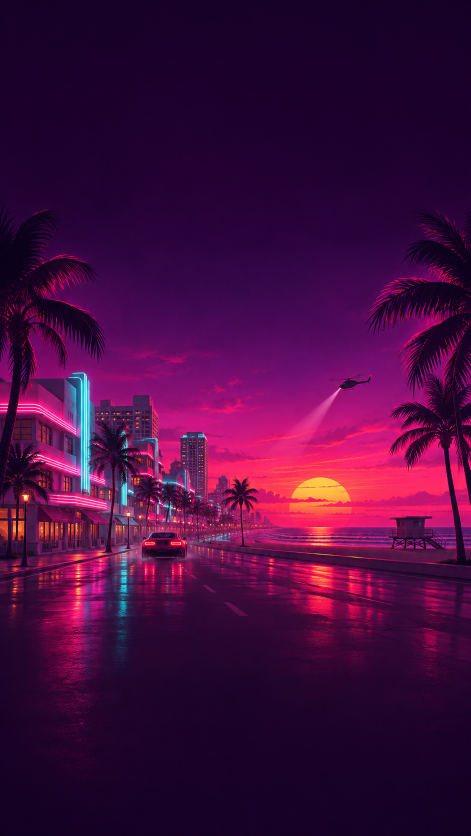
#> input picture gta-loucura/fundos/fundo-vice-neon-v1.png, 941 x 1672 px (shown at 1/2 size)
$ python layout_v3.py
#> lines starting #> are read from the running program, lines starting #| are printed output that depends on the picture
"""Layout v3 da GTA Loucura (Reels 1080x1920) com o fundo neon de Vice City.

Uso:  python3 layout_v3.py textos.json saida.png
Os textos mudam a cada vídeo (veja TEXTOS_PADRAO). A janela do vídeo (16:9)
fica transparente na versão "moldura", para a montagem no vidIQ.
"""
import json, math, sys, os
from PIL import Image, ImageDraw, ImageFont, ImageFilter

AQUI = os.path.dirname(os.path.abspath(__file__))
RAIZ = os.path.join(AQUI, '..')
W, H = 1080, 1920
PINK = (255, 36, 145); CYAN = (45, 230, 240); WHITE = (255, 255, 255)
DARK = (22, 6, 36); RED = (255, 59, 59)
MI = '/usr/share/fonts/truetype/google-fonts/ofl/montserrat/Montserrat-Italic[wght].ttf'
MR = '/usr/share/fonts/truetype/google-fonts/ofl/montserrat/Montserrat[wght].ttf'
VX0, VY0, VX1, VY1 = 40, 700, 1040, 1262   # janela do vídeo 16:9

TEXTOS_PADRAO = {
    "etiqueta": "CORTE DE LIVE  •  STREAMER",
    "titulo_1": "TÍTULO LINHA 1",
    "titulo_2": "TÍTULO LINHA 2!",
    "legenda_1": "Primeira linha explicando o que acontece…",
    "legenda_2": "segunda linha com o desfecho.",
    "faixa": "FRASE DE IMPACTO AQUI",
    "credito": "FONTE: CANAL DO STREAMER • DATA",
    "contador": "CORTE DO DIA #001",
}

def fonte(size, w='Black', italic=True):
    ft = ImageFont.truetype(MI if italic else MR, size)
    ft.set_variation_by_name(f'{w} Italic' if italic else w)
    return ft

def caber(d, texto, w, size_max, size_min=40, largura=1000):
    s = size_max
    while s > size_min and d.textlength(texto, font=fonte(s, w)) > largura:
        s -= 2
    return fonte(s, w)

def brilho(base, camada, raio=18, vezes=2):
    g = camada.filter(ImageFilter.GaussianBlur(raio))
    for _ in range(vezes):
        base.alpha_composite(g)
    base.alpha_composite(camada)

def fundo():
    bg = Image.open(os.path.join(RAIZ, 'fundos', 'fundo-vice-neon-v1.png')).convert('RGBA')
    s = 1.18                                   # zoom: cidade e sol descem para baixo do vídeo
    bg = bg.resize((int(bg.width * W / bg.width * s), int(bg.height * W / bg.width * s)), Image.LANCZOS)
#> bg: PIL image 1274x2264 RGBA
    tela = Image.new('RGBA', (W, H), bg.getpixel((bg.width // 2, 5)))
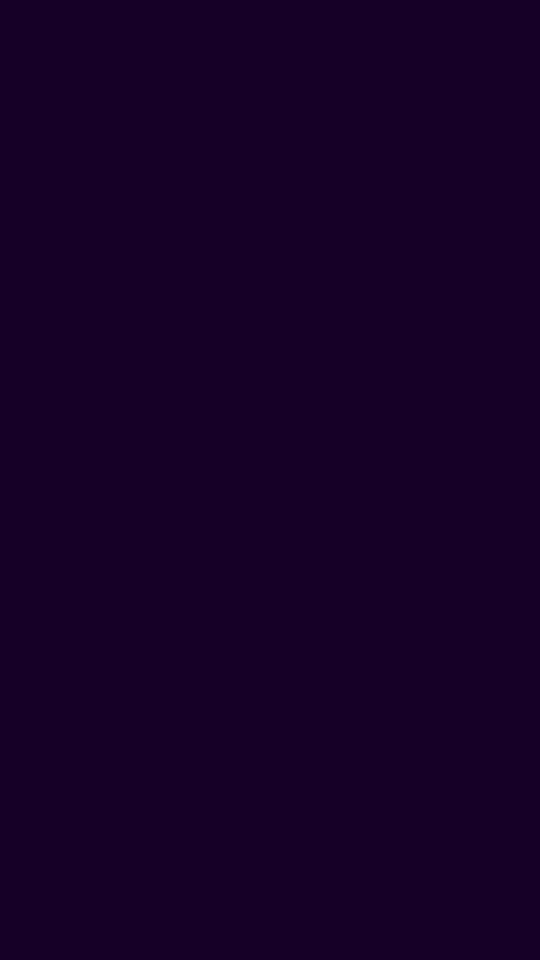
#> tela: PIL image 1080x1920 RGBA (shown at 1/2 size); mean R, G, B, A 22, 0, 39, 255
    tela.alpha_composite(bg, ((W - bg.width) // 2, 150))
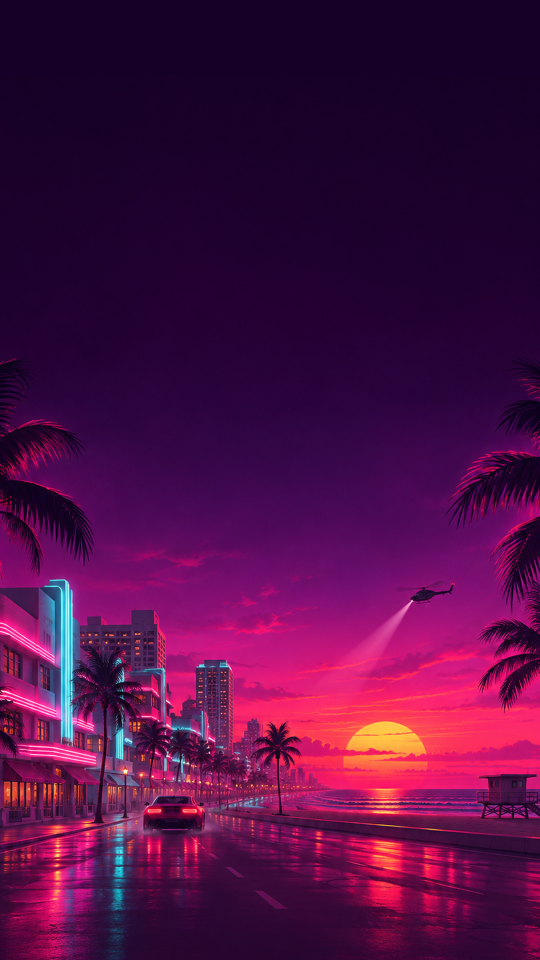
#> tela: PIL image 1080x1920 RGBA (shown at 1/2 size); mean R, G, B, A 78.4, 13.2, 68.6, 255
    # escurece topo (logo/título) e base (área do Instagram)
    sombra = Image.new('RGBA', (W, H), (0, 0, 0, 0)); sd = ImageDraw.Draw(sombra)
#> after `sombra = Image.new('RGBA', (W, H), (0, 0, 0, 0))`: sombra: PIL image 1080x1920 RGBA; every value is 0
    for y in range(H):
        a = 0
        if y < 680: a = int(150 * (1 - y / 680) + 40)
        if y > 1500: a = max(a, int(170 * (y - 1500) / 420))
        sd.line([(0, y), (W, y)], fill=(10, 2, 20, a))
    tela.alpha_composite(sombra)
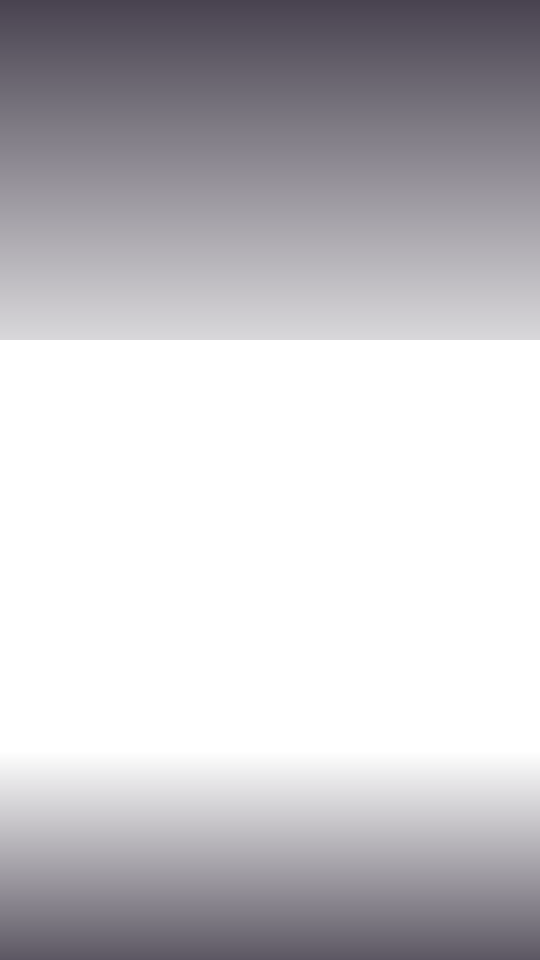
#> sombra: PIL image 1080x1920 RGBA (shown at 1/2 size); mean R, G, B, A 10, 2, 20, 59; transparent parts drawn white
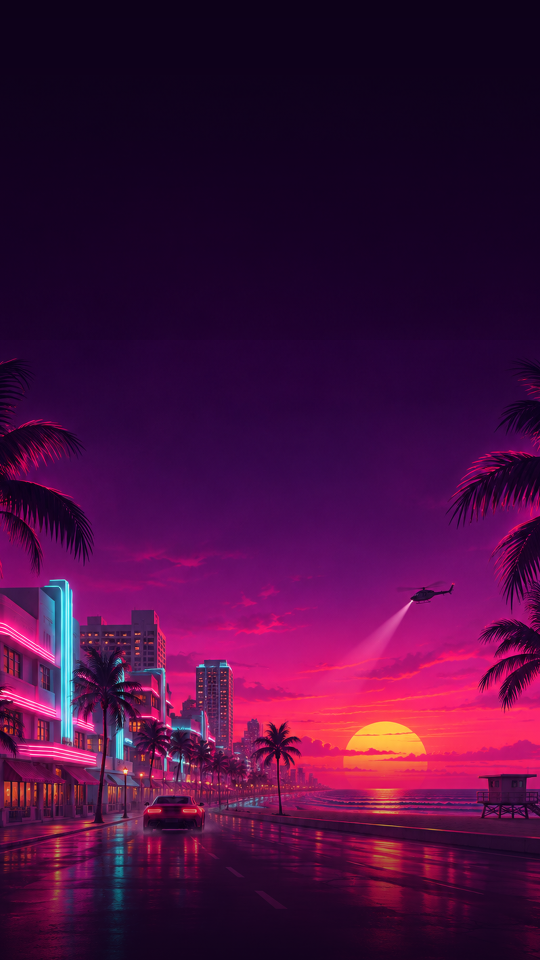
#> tela: PIL image 1080x1920 RGBA (shown at 1/2 size); mean R, G, B, A 70.1, 12.5, 61.7, 255
    lin = Image.new('RGBA', (W, H), (0, 0, 0, 0)); ld = ImageDraw.Draw(lin)
    for y in range(0, H, 4):
        ld.line([(0, y), (W, y)], fill=(0, 0, 0, 22))
    tela.alpha_composite(lin)
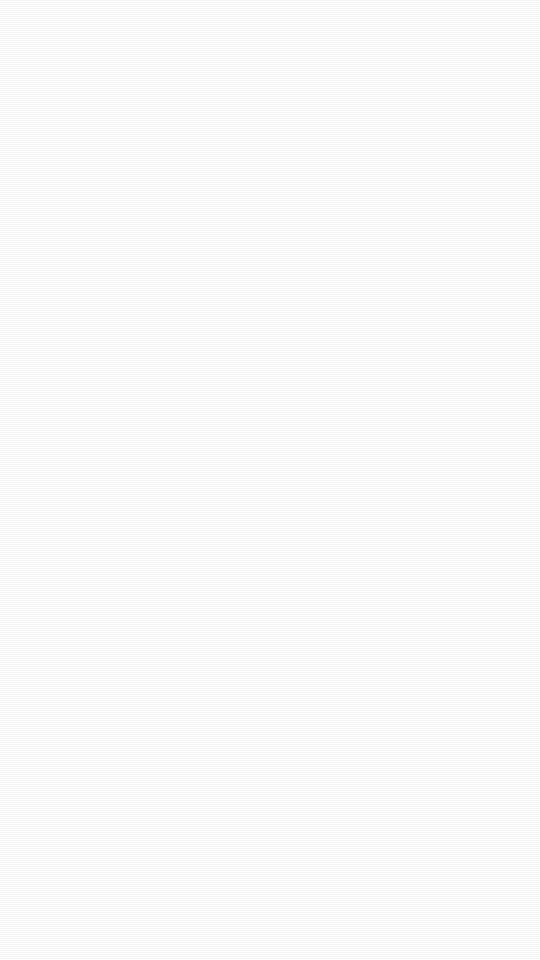
#> lin: PIL image 1080x1920 RGBA (shown at 1/2 size); mean R, G, B, A 0, 0, 0, 5.5; transparent parts drawn white
    return tela

def estrela(dr, cx, cy, R, fill):
    pts = []
    for i in range(10):
        a = -math.pi / 2 + i * math.pi / 5; r = R if i % 2 == 0 else R * 0.45
        pts.append((cx + r * math.cos(a), cy + r * math.sin(a)))
    dr.polygon(pts, fill=fill)

def montar(t, janela_transparente=False):
    im = fundo(); d = ImageDraw.Draw(im)
    # logo com brilho rosa
#> (the run stopped early here; a loop or call above may not have finished)
